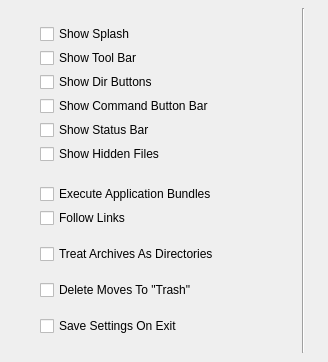
        <widget class="QWidget" name="generalTab">
         <attribute name="title">
          <string>General</string>
         </attribute>
         <widget class="QCheckBox" name="showSplashCheckBox">
          <property name="geometry">
           <rect>
            <x>40</x>
            <y>24</y>
            <width>220</width>
            <height>20</height>
           </rect>
          </property>
          <property name="focusPolicy">
           <enum>Qt::StrongFocus</enum>
          </property>
          <property name="text">
           <string>Show Splash</string>
          </property>
         </widget>
         <widget class="QFrame" name="generalSeparator">
          <property name="geometry">
           <rect>
            <x>288</x>
            <y>8</y>
            <width>31</width>
            <height>345</height>
           </rect>
          </property>
          <property name="frameShape">
           <enum>QFrame::VLine</enum>
          </property>
          <property name="frameShadow">
           <enum>QFrame::Sunken</enum>
          </property>
         </widget>
         <widget class="QCheckBox" name="showToolbarCheckBox">
          <property name="geometry">
           <rect>
            <x>40</x>
            <y>48</y>
            <width>220</width>
            <height>20</height>
           </rect>
          </property>
          <property name="focusPolicy">
           <enum>Qt::StrongFocus</enum>
          </property>
          <property name="text">
           <string>Show Tool Bar</string>
          </property>
         </widget>
         <widget class="QCheckBox" name="showDirButtonsCheckBox">
          <property name="geometry">
           <rect>
            <x>40</x>
            <y>72</y>
            <width>220</width>
            <height>20</height>
           </rect>
          </property>
          <property name="focusPolicy">
           <enum>Qt::StrongFocus</enum>
          </property>
          <property name="text">
           <string>Show Dir Buttons</string>
          </property>
         </widget>
         <widget class="QCheckBox" name="showStatusBarCheckBox">
          <property name="geometry">
           <rect>
            <x>40</x>
            <y>120</y>
            <width>220</width>
            <height>20</height>
           </rect>
          </property>
          <property name="focusPolicy">
           <enum>Qt::StrongFocus</enum>
          </property>
          <property name="text">
           <string>Show Status Bar</string>
          </property>
         </widget>
         <widget class="QCheckBox" name="showCommandBarCheckBox">
          <property name="geometry">
           <rect>
            <x>40</x>
            <y>96</y>
            <width>220</width>
            <height>20</height>
           </rect>
          </property>
          <property name="focusPolicy">
           <enum>Qt::StrongFocus</enum>
          </property>
          <property name="text">
           <string>Show Command Button Bar</string>
          </property>
         </widget>
         <widget class="QCheckBox" name="saveOnExitCheckBox">
          <property name="geometry">
           <rect>
            <x>40</x>
            <y>316</y>
            <width>220</width>
            <height>20</height>
           </rect>
          </property>
          <property name="focusPolicy">
           <enum>Qt::StrongFocus</enum>
          </property>
          <property name="text">
           <string>Save Settings On Exit</string>
          </property>
         </widget>
         <widget class="QCheckBox" name="deleteMovesCheckBox">
          <property name="geometry">
           <rect>
            <x>40</x>
            <y>280</y>
            <width>220</width>
            <height>20</height>
           </rect>
          </property>
          <property name="focusPolicy">
           <enum>Qt::StrongFocus</enum>
          </property>
          <property name="text">
           <string>Delete Moves To &quot;Trash&quot;</string>
          </property>
         </widget>
         <widget class="QCheckBox" name="showHiddenCheckBox">
          <property name="geometry">
           <rect>
            <x>40</x>
            <y>144</y>
            <width>220</width>
            <height>20</height>
           </rect>
          </property>
          <property name="focusPolicy">
           <enum>Qt::StrongFocus</enum>
          </property>
          <property name="text">
           <string>Show Hidden Files</string>
          </property>
         </widget>
         <widget class="QCheckBox" name="execBundlesCheckBox">
          <property name="geometry">
           <rect>
            <x>40</x>
            <y>184</y>
            <width>220</width>
            <height>20</height>
           </rect>
          </property>
          <property name="focusPolicy">
           <enum>Qt::StrongFocus</enum>
          </property>
          <property name="text">
           <string>Execute Application Bundles</string>
          </property>
         </widget>
         <widget class="QCheckBox" name="followLinksCheckBox">
          <property name="geometry">
           <rect>
            <x>40</x>
            <y>208</y>
            <width>220</width>
            <height>20</height>
           </rect>
          </property>
          <property name="focusPolicy">
           <enum>Qt::StrongFocus</enum>
          </property>
          <property name="text">
           <string>Follow Links</string>
          </property>
         </widget>
         <widget class="QCheckBox" name="archivesAsDirsCheckBox">
          <property name="geometry">
           <rect>
            <x>40</x>
            <y>244</y>
            <width>220</width>
            <height>20</height>
           </rect>
          </property>
          <property name="text">
           <string>Treat Archives As Directories</string>
          </property>
         </widget>
        </widget>
